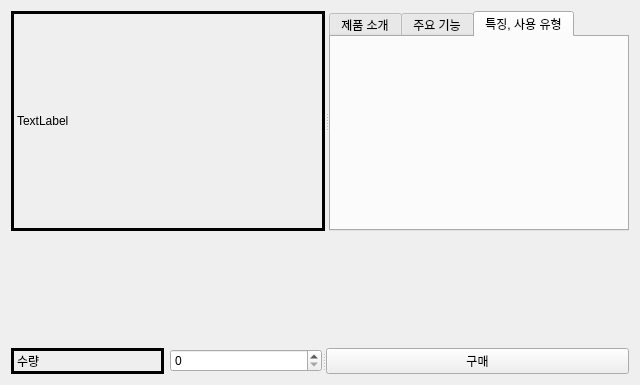
<?xml version="1.0" encoding="UTF-8"?>
<ui version="4.0">
 <class>UserProductPage</class>
 <widget class="QWidget" name="UserProductPage">
  <property name="geometry">
   <rect>
    <x>0</x>
    <y>0</y>
    <width>640</width>
    <height>385</height>
   </rect>
  </property>
  <property name="windowTitle">
   <string>UserProductPage</string>
  </property>
  <layout class="QGridLayout" name="gridLayout_2">
   <item row="0" column="0">
    <layout class="QGridLayout" name="gridLayout">
     <item row="0" column="0">
      <widget class="QSplitter" name="splitter_2">
       <property name="orientation">
        <enum>Qt::Orientation::Horizontal</enum>
       </property>
       <widget class="QLabel" name="label_2">
        <property name="minimumSize">
         <size>
          <width>220</width>
          <height>220</height>
         </size>
        </property>
        <property name="frameShape">
         <enum>QFrame::Shape::Box</enum>
        </property>
        <property name="lineWidth">
         <number>3</number>
        </property>
        <property name="text">
         <string>TextLabel</string>
        </property>
       </widget>
       <widget class="QTabWidget" name="tabWidget">
        <property name="minimumSize">
         <size>
          <width>300</width>
          <height>220</height>
         </size>
        </property>
        <property name="currentIndex">
         <number>2</number>
        </property>
        <widget class="QWidget" name="tab">
         <attribute name="title">
          <string>제품 소개</string>
         </attribute>
        </widget>
        <widget class="QWidget" name="tab_3">
         <attribute name="title">
          <string>주요 기능</string>
         </attribute>
        </widget>
        <widget class="QWidget" name="tab_2">
         <attribute name="title">
          <string>특징, 사용 유형</string>
         </attribute>
        </widget>
       </widget>
      </widget>
     </item>
     <item row="1" column="0">
      <spacer name="verticalSpacer">
       <property name="orientation">
        <enum>Qt::Orientation::Vertical</enum>
       </property>
       <property name="sizeHint" stdset="0">
        <size>
         <width>20</width>
         <height>18</height>
        </size>
       </property>
      </spacer>
     </item>
     <item row="2" column="0">
      <widget class="QSplitter" name="splitter">
       <property name="orientation">
        <enum>Qt::Orientation::Horizontal</enum>
       </property>
       <widget class="QWidget" name="layoutWidget">
        <layout class="QHBoxLayout" name="horizontalLayout">
         <item>
          <widget class="QLabel" name="label">
           <property name="frameShape">
            <enum>QFrame::Shape::Box</enum>
           </property>
           <property name="lineWidth">
            <number>3</number>
           </property>
           <property name="text">
            <string>수량</string>
           </property>
          </widget>
         </item>
         <item>
          <widget class="QSpinBox" name="spinBox"/>
         </item>
        </layout>
       </widget>
       <widget class="QPushButton" name="pushButton_2">
        <property name="text">
         <string>구매</string>
        </property>
       </widget>
      </widget>
     </item>
    </layout>
   </item>
  </layout>
 </widget>
 <resources/>
 <connections/>
</ui>
